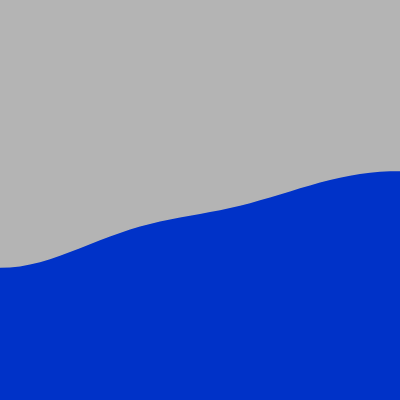
Frame 1 (no input)
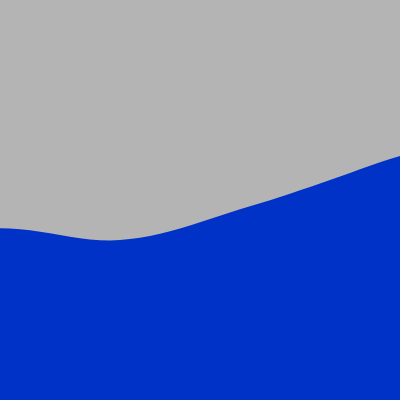
Frame 60 (no input)
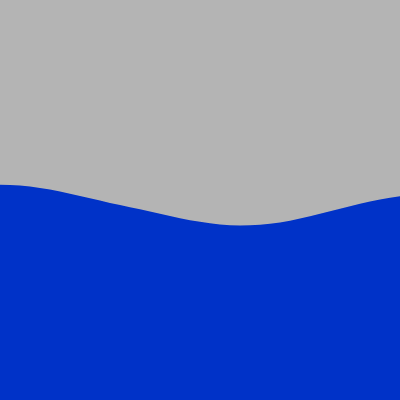
Frame 120 (the mouse pressed at the canvas centre since frame 60)

The p5.js sketch that drew these frames (run headless with seeded random() and noise() and a simulated clock; from frame 60 on, the mouse is pressed at the canvas centre):

// p5.js sketch
// ── sketch.js
let yIncrement = 0.01;

let timeIncrement = 0.01;

let timeOffset = 0;


function setup() {
  createCanvas(400, 400);
  
  
}

function draw() {
  background(180);
  
  fill(0,50,200);
  noStroke();
  beginShape();
  
  let yOffset = 0;
  for (let x=0; x<=width; x+=10){
    
    let y = noise(yOffset, timeOffset) * height; 
    vertex (x,y);
    
    yOffset += yIncrement;
    
  }
  
  vertex(width,height);
  vertex(0,height);
  endShape(CLOSE);
  
  timeOffset += timeIncrement;
  
}
